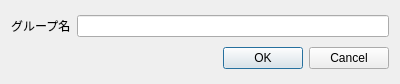
<ui version="4.0" >
 <class>FavoriteGroupDialog</class>
 <widget class="QDialog" name="FavoriteGroupDialog" >
  <property name="geometry" >
   <rect>
    <x>0</x>
    <y>0</y>
    <width>400</width>
    <height>84</height>
   </rect>
  </property>
  <property name="windowTitle" >
   <string>グループの編集</string>
  </property>
  <layout class="QVBoxLayout" >
   <item>
    <layout class="QHBoxLayout" >
     <item>
      <widget class="QLabel" name="label" >
       <property name="text" >
        <string>グループ名</string>
       </property>
      </widget>
     </item>
     <item>
      <widget class="QLineEdit" name="groupEdit" />
     </item>
    </layout>
   </item>
   <item>
    <widget class="QDialogButtonBox" name="buttonBox" >
     <property name="orientation" >
      <enum>Qt::Horizontal</enum>
     </property>
     <property name="standardButtons" >
      <set>QDialogButtonBox::Cancel|QDialogButtonBox::NoButton|QDialogButtonBox::Ok</set>
     </property>
    </widget>
   </item>
  </layout>
 </widget>
 <resources/>
 <connections>
  <connection>
   <sender>buttonBox</sender>
   <signal>accepted()</signal>
   <receiver>FavoriteGroupDialog</receiver>
   <slot>accept()</slot>
   <hints>
    <hint type="sourcelabel" >
     <x>248</x>
     <y>254</y>
    </hint>
    <hint type="destinationlabel" >
     <x>157</x>
     <y>274</y>
    </hint>
   </hints>
  </connection>
  <connection>
   <sender>buttonBox</sender>
   <signal>rejected()</signal>
   <receiver>FavoriteGroupDialog</receiver>
   <slot>reject()</slot>
   <hints>
    <hint type="sourcelabel" >
     <x>316</x>
     <y>260</y>
    </hint>
    <hint type="destinationlabel" >
     <x>286</x>
     <y>274</y>
    </hint>
   </hints>
  </connection>
 </connections>
</ui>
